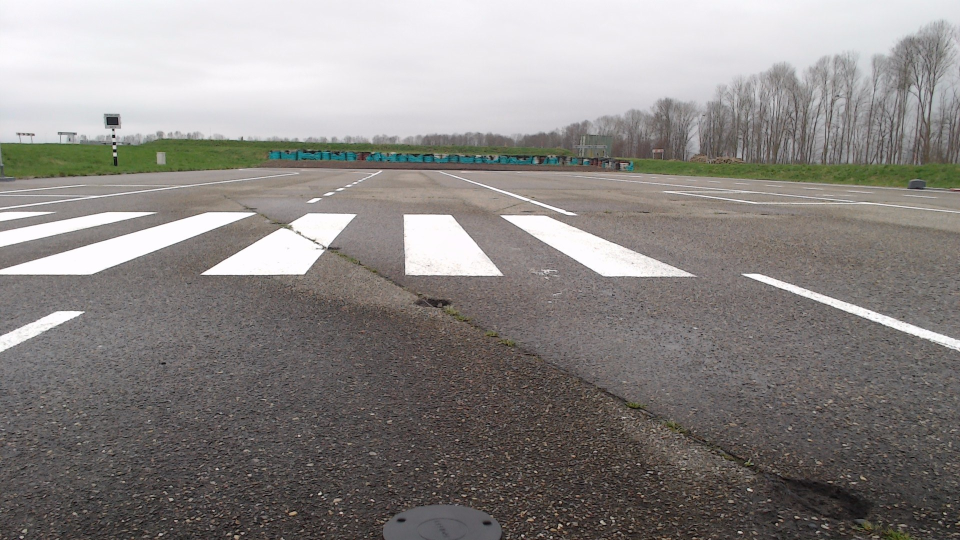
#> input picture src/image_stitch/images/crossing/center.jpg, 1920 x 1080 px (shown at 1/2 size)
$ python main.py
#> lines starting #> are read from the running program, lines starting #| are printed output that depends on the picture
import math

import cv2
import numpy as np

# Constants
MIN_HEIGHT = 0
MIN_WIDTH = 0
MAX_HEIGHT = 720
MAX_WIDTH = 1280

MASK_OFFSET = np.array([[1, 1], [1, -1], [-1, -1], [-1, 1]])
PTS_ORIGINAL = np.float32([[MIN_WIDTH, MIN_HEIGHT], [MIN_WIDTH, MAX_HEIGHT],
                           [MAX_WIDTH, MAX_HEIGHT], [MAX_WIDTH, MIN_HEIGHT]])

RATIOS_LEFT = np.float32([[0, 1.0055555], [0.36197916, 2.6185186], [1.6765625, 0.7537037], [1.5010417, 0]])
RATIOS_RIGHT = np.float32([[0.18125, 0], [0, 0.74907407], [1.28125, 2.55833333], [1.66770833, 0.99722222]])

LEFT_X, LEFT_Y = 0.27027708, 0.5205 # 0.52165085
RIGHT_X, RIGHT_Y = 0.73115027, 0.5145 # 0.51505412
CENTER_X, CENTER_Y = 0.5049538, 0.1826793

# Calculate transformation matrices
def get_points(ratio: np.ndarray) -> np.ndarray:
    """ Get the points of the warped image based on the ratio. """
    return np.float32(ratio * [MAX_WIDTH, MAX_HEIGHT])

def get_matrix(ratio: np.ndarray) -> np.ndarray:
    """ Get the transformation matrix based on the ratio. """
    return cv2.getPerspectiveTransform(PTS_ORIGINAL, get_points(ratio))

MATRIX_LEFT = get_matrix(RATIOS_LEFT)
MATRIX_RIGHT = get_matrix(RATIOS_RIGHT)

LEFT_WIDTH = np.max(get_points(RATIOS_LEFT)[:, 0]).astype(int)
LEFT_HEIGHT = np.max(get_points(RATIOS_LEFT)[:, 1]).astype(int)
RIGHT_WIDTH = np.max(get_points(RATIOS_RIGHT)[:, 0]).astype(int)
RIGHT_HEIGHT = np.max(get_points(RATIOS_RIGHT)[:, 1]).astype(int)

# Functions
def relative_to_absolute(x, y, width, height) -> (float, float):
    """ Convert relative coordinates to absolute coordinates. """
    return x * width, y * height

def get_ltbr(x, y, width, height) -> (int, int, int, int):
    """ Get the left, top, right, and bottom coordinates of the image based on xywh. """
    return (int(round(x - (width / 2))),
            int(round(y - (height / 2))),
            int(round(x + (width / 2))),
            int(round(y + (height / 2))))

def warp_image(image, matrix, width, height) -> np.ndarray:
    """ Warp the image based on the transformation matrix. """
    return cv2.warpPerspective(image, matrix, (width, height), flags=cv2.INTER_LINEAR)

def merge_image(base, overlay, x1, y1, x2, y2):
    """ Merge two images. """
    base[y1:y2, x1:x2] = overlay
    return base

def stitch_images(left: np.ndarray, center: np.ndarray, right: np.ndarray) -> np.ndarray:
    """ Stitch the images together. """
    center = cv2.resize(center, (MAX_WIDTH, MAX_HEIGHT))
    left = cv2.resize(left, (MAX_WIDTH, MAX_HEIGHT))
    right = cv2.resize(right, (MAX_WIDTH, MAX_HEIGHT))

    # Warp images
    left_res = warp_image(left, MATRIX_LEFT, LEFT_WIDTH, LEFT_HEIGHT)
    right_res = warp_image(right, MATRIX_RIGHT, RIGHT_WIDTH, RIGHT_HEIGHT)

    # Calculate result image size
    result_width = int(math.ceil(LEFT_WIDTH / 2 / LEFT_X))
    result_height = int(math.ceil(MAX_HEIGHT / 2 / CENTER_Y))

    # Calculate the position of the images
    lxc, lyc = relative_to_absolute(LEFT_X, LEFT_Y, result_width, result_height)
    lx1, ly1, lx2, ly2 = get_ltbr(lxc, lyc, LEFT_WIDTH, LEFT_HEIGHT)

    rxc, ryc = relative_to_absolute(RIGHT_X, RIGHT_Y, result_width, result_height)
    rx1, ry1, rx2, ry2 = get_ltbr(rxc, ryc, RIGHT_WIDTH, RIGHT_HEIGHT)

    cxc, cyc = relative_to_absolute(CENTER_X, CENTER_Y, result_width, result_height)
    cx1, cy1, cx2, cy2 = get_ltbr(cxc, cyc, MAX_WIDTH, MAX_HEIGHT)

    # Create result image
    result = np.zeros((result_height, result_width, 3), dtype=np.uint8)
    result = merge_image(result, left_res, lx1, ly1, lx2, ly2)
    result = merge_image(result, right_res, rx1, ry1, rx2, ry2)
    result = merge_image(result, center, cx1, cy1, cx2, cy2)

    return result

if __name__ == '__main__':
    # Load images
    center = cv2.imread('images/crossing/center.jpg')
#> center is the input picture: shape (1080, 1920, 3); mean B, G, R 132.6, 134.9, 138.9
    left = cv2.imread('images/crossing/left.jpg')
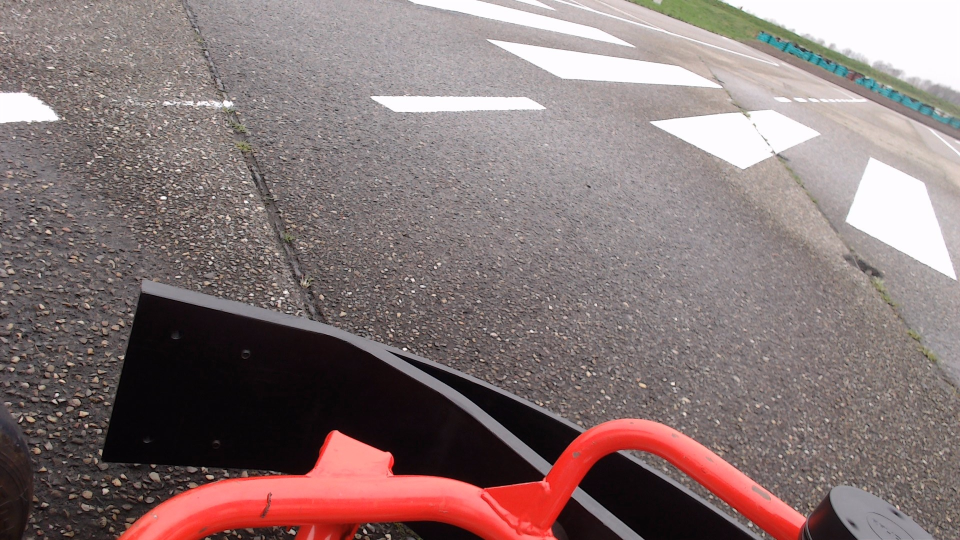
#> input picture src/image_stitch/images/crossing/left.jpg, 1920 x 1080 px (shown at 1/2 size)
#> left is the input picture: shape (1080, 1920, 3); mean B, G, R 117.7, 118.3, 135.7
    right = cv2.imread('images/crossing/right.jpg')
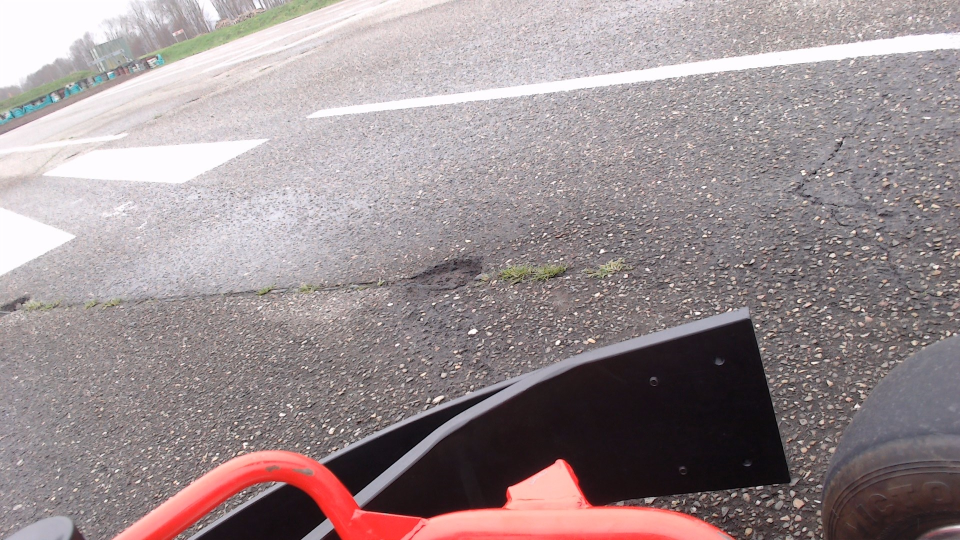
#> input picture src/image_stitch/images/crossing/right.jpg, 1920 x 1080 px (shown at 1/2 size)
#> right is the input picture: shape (1080, 1920, 3); mean B, G, R 144.7, 142.5, 155.4

    # Write result
    result = stitch_images(left, center, right)
#> in stitch_images, `left = cv2.resize(left, (MAX_WIDTH, MAX_HEIGHT))`:
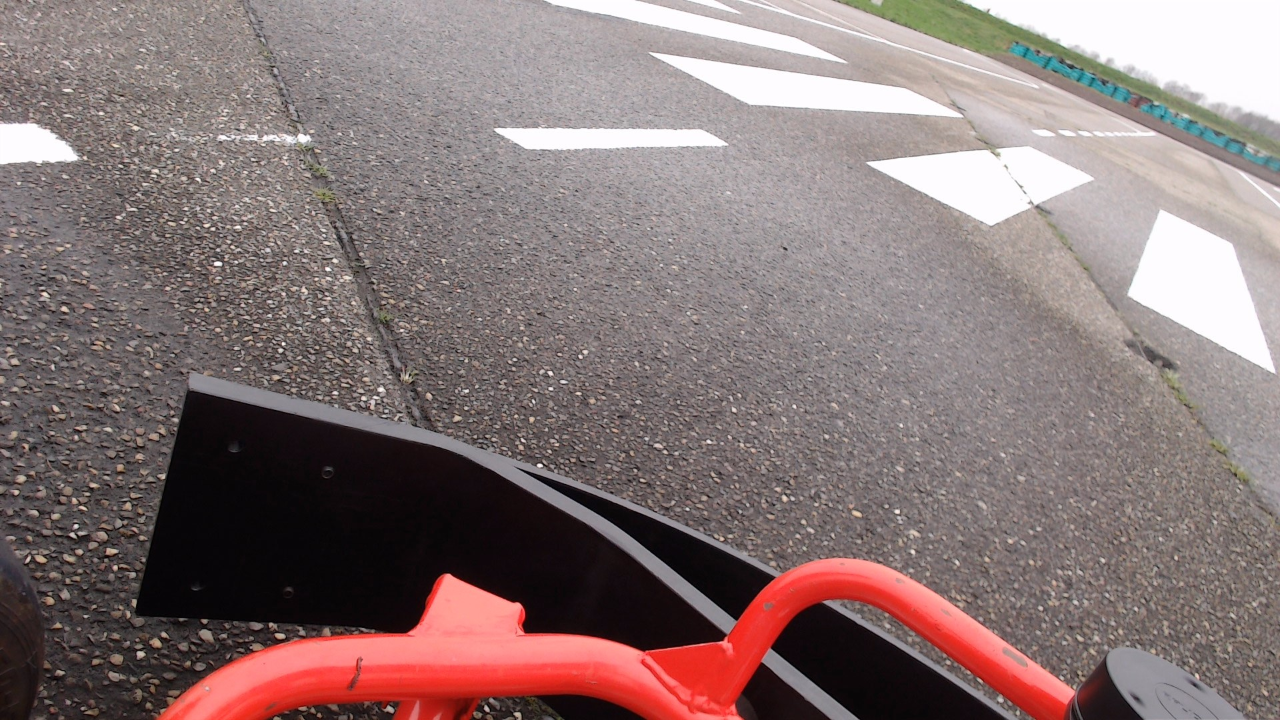
#> left: shape (720, 1280, 3); mean of channels 0, 1, 2 117.6, 118.3, 135.6; drawn as B, G, R
#> in stitch_images, `right = cv2.resize(right, (MAX_WIDTH, MAX_HEIGHT))`:
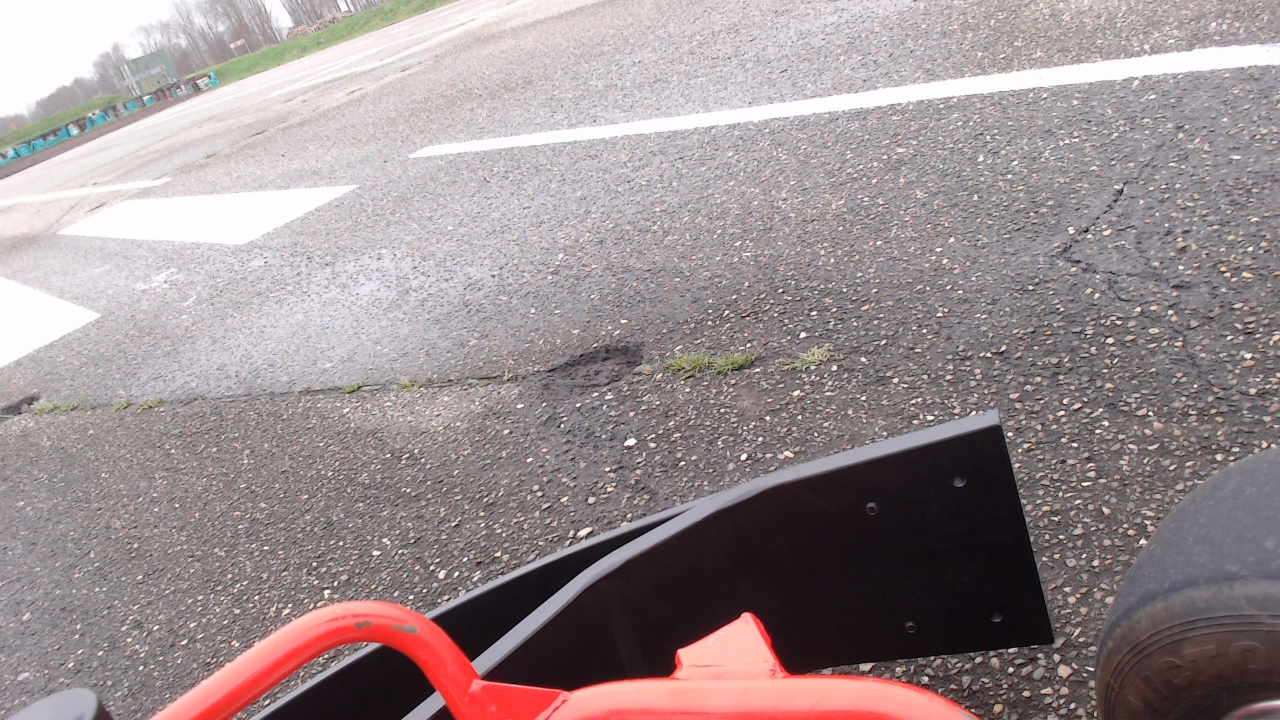
#> right: shape (720, 1280, 3); mean of channels 0, 1, 2 144.6, 142.5, 155.3; drawn as B, G, R
#> in warp_image, `return cv2.warpPerspective(image, matrix, (width, height), flags=cv2.I..`:
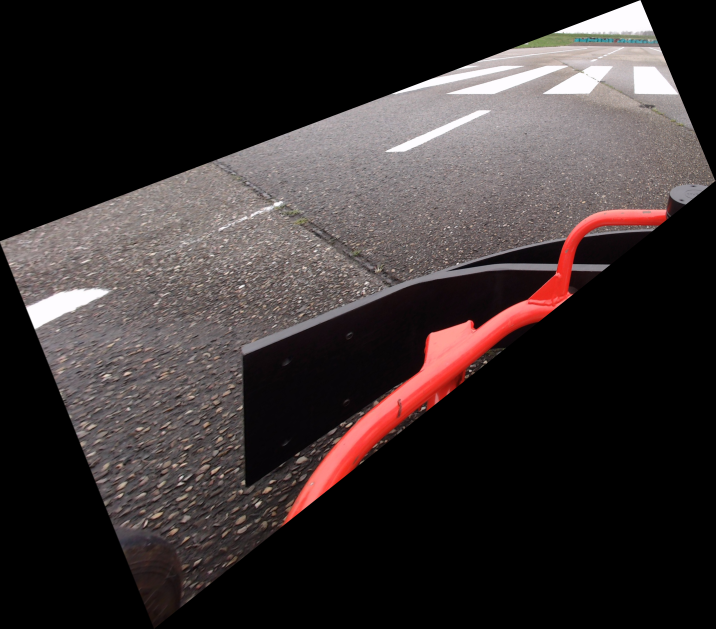
#> returned value: shape (1885, 2146, 3) (shown at 1/3 size); mean of channels 0, 1, 2 48.2, 48.4, 56.3; drawn as B, G, R
#> call 2 of warp_image, with matrix = array of shape (3, 3), width = 2134, height = 1842
#> in warp_image (call 2), `return cv2.warpPerspective(image, matrix, (width, height), flags=cv2.I..`:
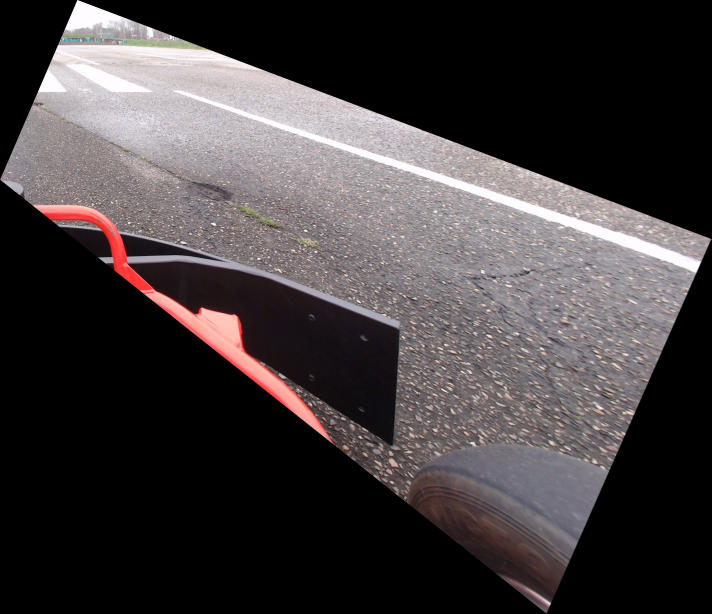
#> returned value: shape (1842, 2134, 3) (shown at 1/3 size); mean of channels 0, 1, 2 62.1, 60.9, 66.4; drawn as B, G, R
#> call 3 of merge_image, with x1 = 1365, y1 = 0, x2 = 2645, y2 = 720
#> in merge_image (call 3), `base[y1:y2, x1:x2] = overlay`:
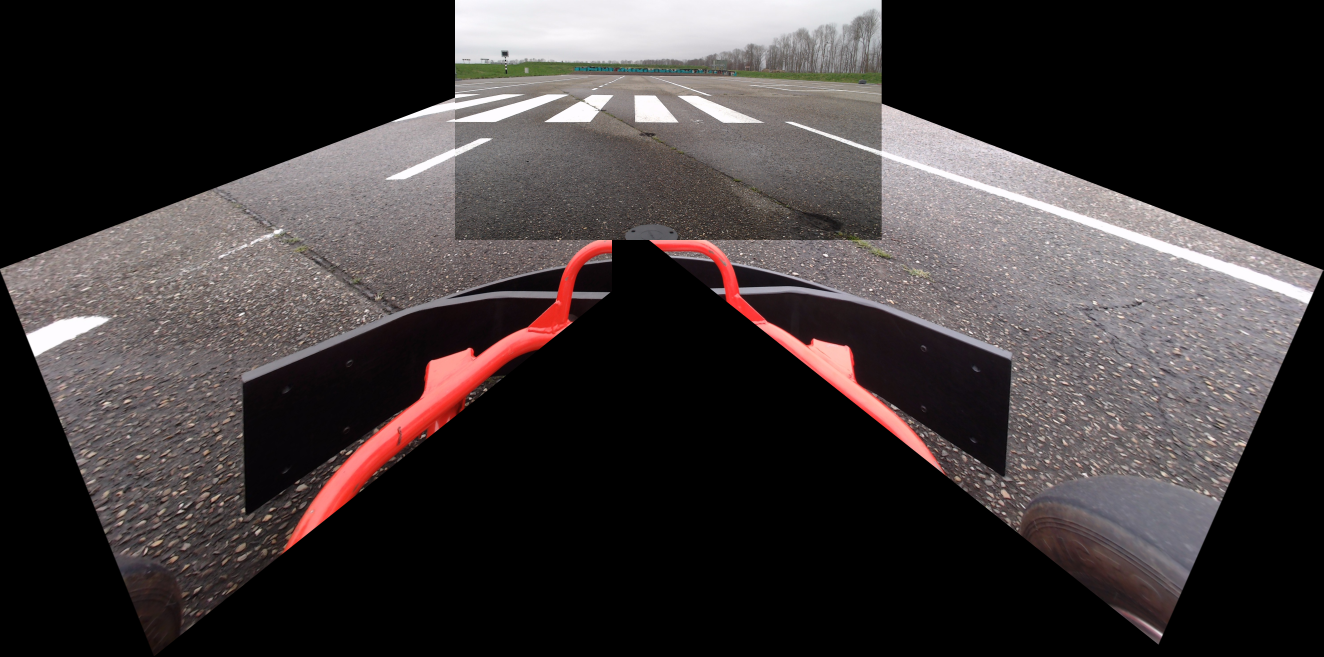
#> base: shape (1971, 3970, 3) (shown at 1/3 size); mean of channels 0, 1, 2 55.6, 55.5, 61.9; drawn as B, G, R
    cv2.imwrite('images/result.jpg', result)
